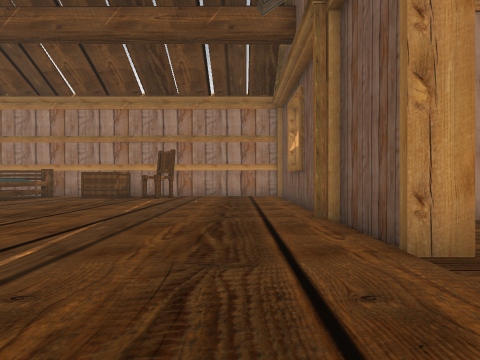
View 1 (above)

17 first-person views from a walk through a Unity game level. The camera is 1.4 m above the floor, looks level and sees 90° across. The floor is counted in squares, 2 m on a side. Each view is taken from the middle of a square. On the plan, view 1 faces up. The plan holds only what a view shows up to about 9 squares ahead; the rest is blank. The place goes on beyond the plan. The player is left out. Some animated figures are not drawn. Some surface patterns are stand-ins.

View 2
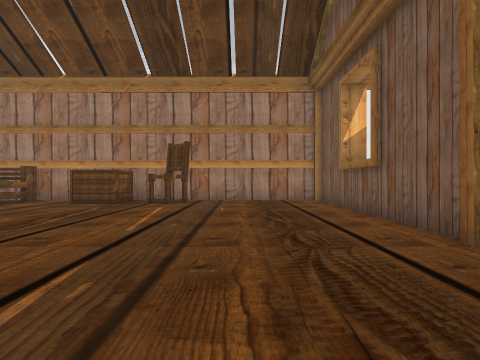

View 3
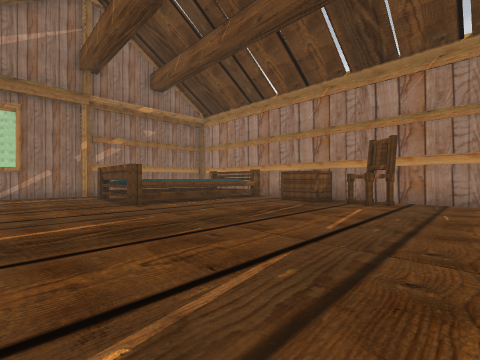

View 4
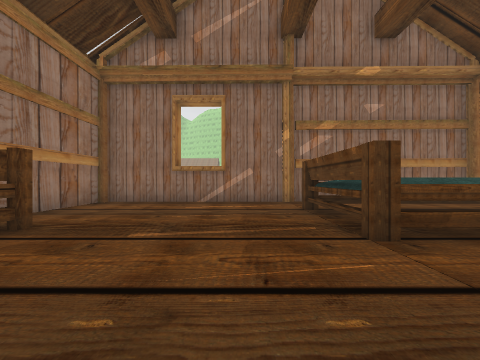

View 5
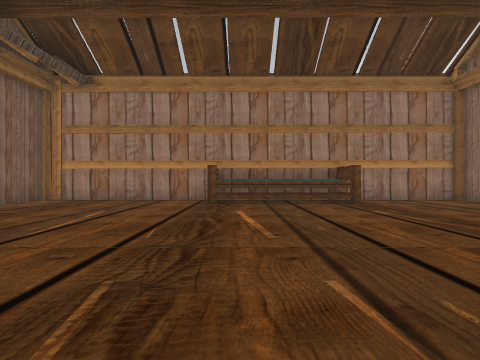

View 6
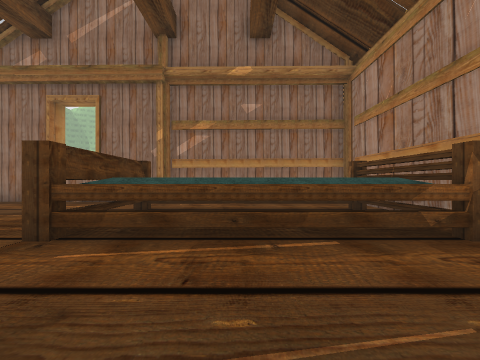

View 7
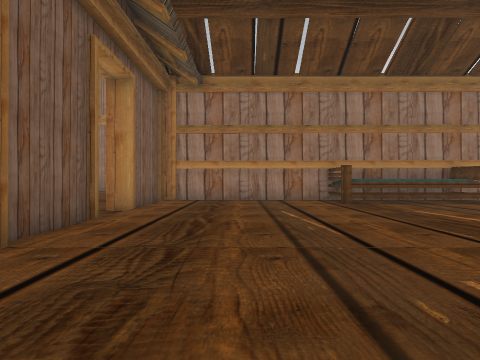

View 8
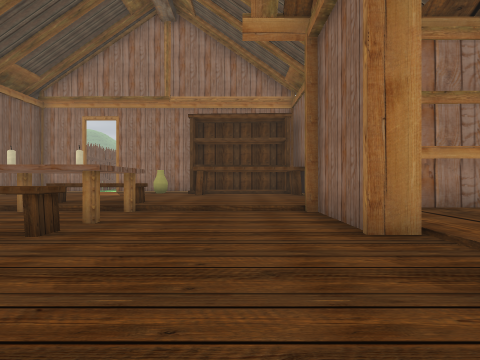

View 9
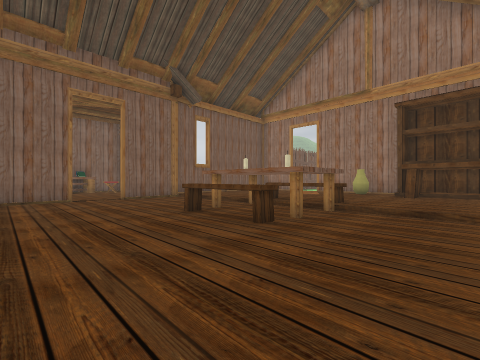

View 10
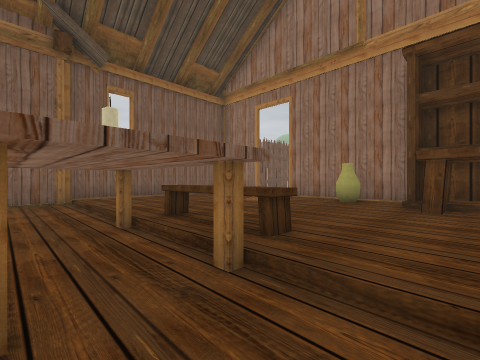

View 11
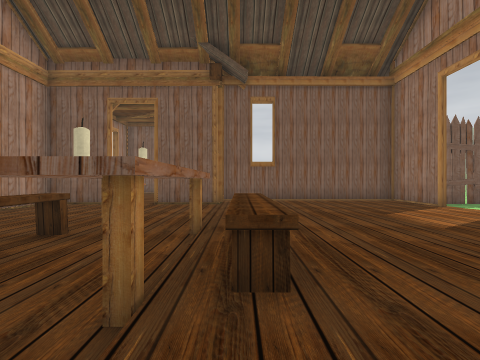

View 12
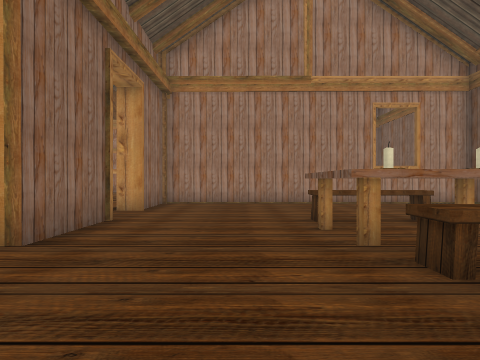

View 13
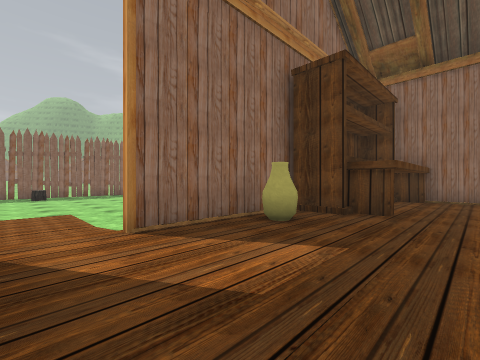

View 14
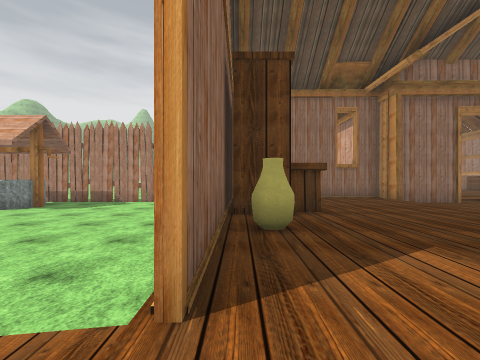

View 15
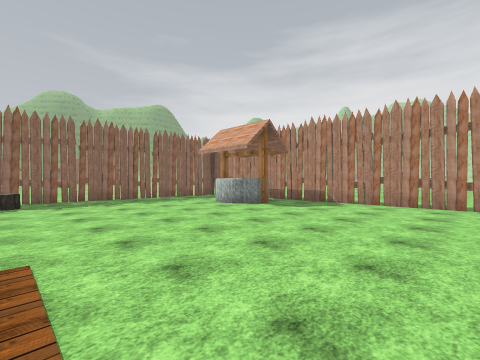

View 16
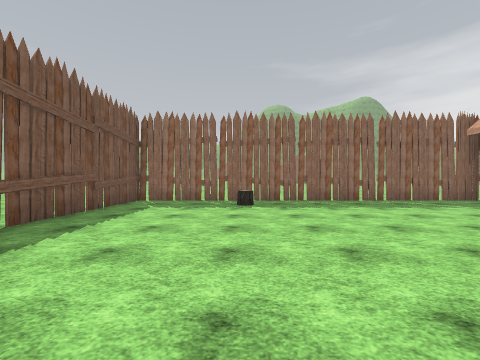

View 17
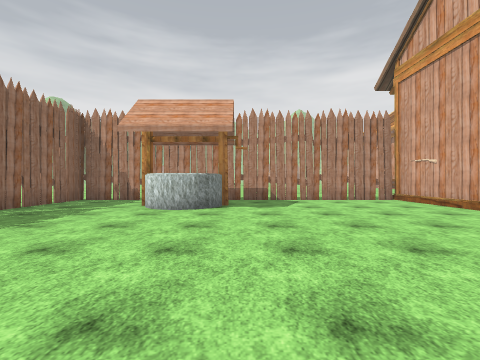

### Floor plan
Key: @ floor where view 1 was taken; # wall or solid block; . main floor; - floor 0.25 m lower than the main floor; / step, stairs or slope; ^ raised ledge; C chair; B box; E bench; T table; A vase; F fence; O other object.
Columns run from 13 left of view 1 to 14 right of it. Each row starts with its distance up from view 1.
 11 ################
 10 #.####.BBCC....#
  9 #.^  ^.BBCC....#
  8 #.^  ^.........#
  7 #.^  ^.........#
  6 #.^  ^.........#
  5 #.^##^.........############
  4 #..............#----------#
  3 #..............#----------#
  2 #..............------------.
  1 #..............-----EEE----.
  0 #....^^^^#...@.#---TTTT---#
 -1 #....#   ^....##---TTTT---##
 -2 ###############.....EEE.../#
 -3               #.........../#
 -4               #.........../#
 -5               ##........../#
 -6               ######A...../#
 -7               ######AA#/.###
 -8              -#--------/.
 -9              -#------------
-10               #---------- -#
-11               #----------  #
-12               #-----------
-13               #------------
-14                -OO---------#
-15                 OO---------#
-16                ------------#
-17               #--------O---#
-18               #------------#
-19                F############

Positions as (right, up) in squares from view 1, and headings:
1: (0, 0), facing up
2: (-1, 2), facing up
3: (-1, 2), facing up-left
4: (-5, 3), facing left
5: (-5, 7), facing down
6: (-5, 7), facing left
7: (-1, 7), facing down
8: (4, 4), facing down
9: (4, 4), facing down-right
10: (5, 0), facing down-right
11: (5, -2), facing right
12: (5, -4), facing up
13: (11, -4), facing down-left
14: (11, -7), facing left
15: (10, -8), facing down-left
16: (10, -10), facing down
17: (10, -13), facing left
